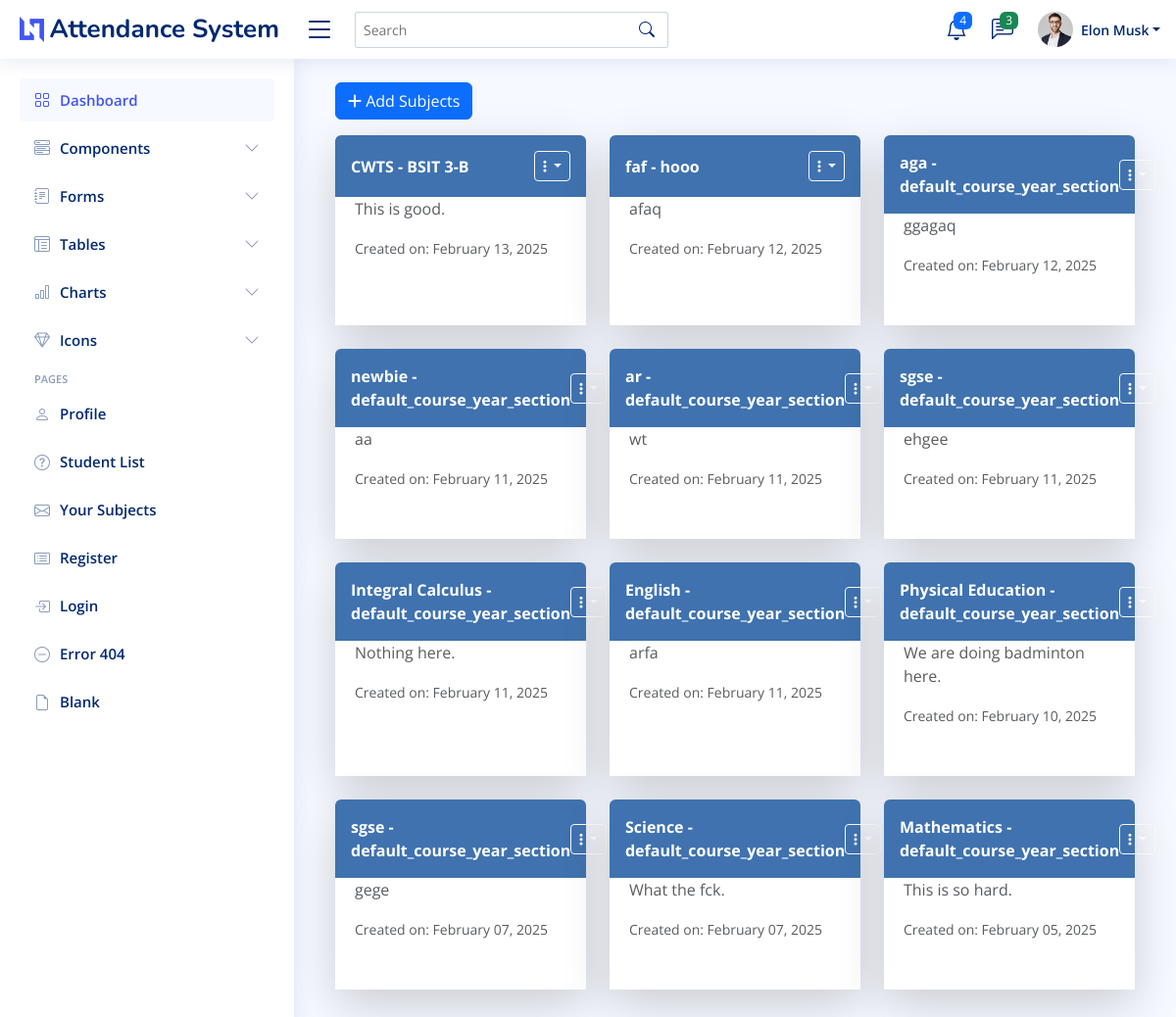
Page /teacher-subjects/ (signed in) on the committed database.
### myapp/models.py (models this page shows, shortened)
class Teacher(models.Model):
    username = models.CharField(max_length=255, unique=True)
    full_name = models.CharField(max_length=255)
    email = models.EmailField(unique=True)
    password = models.CharField(max_length=255)

class Subject(models.Model):
    name = models.CharField(max_length=100)
    description = models.TextField(blank=True, null=True)
    course_year_section = models.CharField(max_length=100, default="default_course_year_section")
    teacher = models.ForeignKey(Teacher, on_delete=models.CASCADE, related_name="subjects")
    created_at = models.DateTimeField(auto_now_add=True)

### myapp/views.py (the view)
# urls.py: path("teacher-subjects/", views.teacher_subjects, name="teacher-subjects"),
def teacher_subjects(request):
    teacher_username = request.session.get('teacher_username')
    if not request.session.get('teacher_username'):
        return redirect('teacher-login')
    teacher = Teacher.objects.get(username= teacher_username)
    subjects = Subject.objects.filter(teacher=teacher).order_by('-created_at').values()
    return render(request, 'myapp/teacher_subjects.html', {'subjects': subjects})

### myapp/templates/myapp/teacher_subjects.html (shortened to what this page needs)
{% extends 'myapp/base.html' %}
{% load static %}
{% block content %}
<main id="main" class="main">
  <div class="container mt-1">
    <button type="button" class="btn btn-primary mb-3" data-bs-toggle="modal" data-bs-target="#verticalycentered">
      <i class="fa-solid fa-plus"></i> Add Subjects
    </button>
    <div class="row">
      {% for subject in subjects %}
      <div class="col-md-4 mb-4">
        <div class="card shadow-lg border-0 rounded h-100">
          <div class="d-flex align-items-center justify-content-between p-3 text-white fw-bold" style="background-color: #3f72af; border-radius: .375rem .375rem 0 0;">
            <span>{{subject.name}} - {{subject.course_year_section}}</span>
            <div class="dropdown">
              <button class="btn btn-outline-light btn-sm dropdown-toggle" type="button" data-bs-toggle="dropdown">
                <i class="fas fa-ellipsis-v"></i>
              </button>
            </div>
          </div>
          <div class="card-body bg-white text-dark">
            <p class="text-muted">{{ subject.description|default:"No description available." }}</p>
            <small class="text-muted">Created on: {{ subject.created_at|date:"F d, Y" }}</small>
          </div>
        </div>
      </div>
      {% endfor %}
    </div>
  </div>
</main>
{% endblock %}

### myapp/templates/myapp/base.html (shortened to what this page needs)
{% load static%}
<!DOCTYPE html>
<html lang="en">
<head>
    <link rel="stylesheet" href="https://cdnjs.cloudflare.com/ajax/libs/font-awesome/6.0.0-beta3/css/all.min.css" />
    <link rel="stylesheet" href="https://cdn.jsdelivr.net/npm/uikit@3.6.20/dist/css/uikit.min.css" />
    <link href="{% static 'assets/vendor/bootstrap/css/bootstrap.min.css' %}" rel="stylesheet">
    <link href="{% static 'assets/vendor/bootstrap-icons/bootstrap-icons.css' %}" rel="stylesheet">
    <link href="{% static 'assets/vendor/boxicons/css/boxicons.min.css' %}" rel="stylesheet">
    <link href="{% static 'assets/vendor/quill/quill.snow.css' %}" rel="stylesheet">
    <link href="{% static 'assets/vendor/quill/quill.bubble.css' %}" rel="stylesheet">
    <link href="{% static 'assets/vendor/remixicon/remixicon.css' %}" rel="stylesheet">
    <link href="{% static 'assets/vendor/simple-datatables/style.css' %}" rel="stylesheet">
    <link href="{% static 'assets/css/style.css' %}" rel="stylesheet">
</head>
<body>
  {% if not exclude_layout %}
  <header id="header" class="header fixed-top d-flex align-items-center">
    <div class="d-flex align-items-center justify-content-between">
      <a href="#" class="logo d-flex align-items-center">
        <img src="assets/img/logo.png" alt="">
        <span class="d-none d-lg-block">Attendance System</span>
      </a>
      <i class="bi bi-list toggle-sidebar-btn"></i>
    </div>
    <div class="search-bar">
      <form class="search-form d-flex align-items-center" method="POST" action="#">
        <input type="text" name="query" placeholder="Search" title="Enter search keyword">
        <button type="submit" title="Search"><i class="bi bi-search"></i></button>
      </form>
    </div>
    <nav class="header-nav ms-auto">
      <ul class="d-flex align-items-center">
        <li class="nav-item dropdown">
          <a class="nav-link nav-icon" href="#" data-bs-toggle="dropdown">
            <i class="bi bi-bell"></i>
            <span class="badge bg-primary badge-number">4</span>
          </a>
        </li>
        <li class="nav-item dropdown">
          <a class="nav-link nav-icon" href="#" data-bs-toggle="dropdown">
            <i class="bi bi-chat-left-text"></i>
            <span class="badge bg-success badge-number">3</span>
          </a>
        </li>
        <li class="nav-item dropdown pe-3">
          <a class="nav-link nav-profile d-flex align-items-center pe-0" href="#" data-bs-toggle="dropdown">
            <img src="{% static 'assets/img/profile-img.jpg' %}" alt="Profile" class="rounded-circle">
            <span class="d-none d-md-block dropdown-toggle ps-2">{{ request.session.teacher_name}}</span>
          </a>
        </li>
      </ul>
    </nav>
  </header>
  <aside id="sidebar" class="sidebar">
    <ul class="sidebar-nav" id="sidebar-nav">
      <li class="nav-item">
        <a class="nav-link " href="{% url 'teacher-dashboard' %}">
          <i class="bi bi-grid"></i>
          <span>Dashboard</span>
        </a>
      </li>
      <li class="nav-item">
        <a class="nav-link collapsed" data-bs-target="#components-nav" data-bs-toggle="collapse" href="#">
          <i class="bi bi-menu-button-wide"></i><span>Components</span><i class="bi bi-chevron-down ms-auto"></i>
        </a>
      </li>
      <li class="nav-item">
        <a class="nav-link collapsed" data-bs-target="#forms-nav" data-bs-toggle="collapse" href="#">
          <i class="bi bi-journal-text"></i><span>Forms</span><i class="bi bi-chevron-down ms-auto"></i>
        </a>
      </li>
      <li class="nav-item">
        <a class="nav-link collapsed" data-bs-target="#tables-nav" data-bs-toggle="collapse" href="#">
          <i class="bi bi-layout-text-window-reverse"></i><span>Tables</span><i class="bi bi-chevron-down ms-auto"></i>
        </a>
      </li>
      <li class="nav-item">
        <a class="nav-link collapsed" data-bs-target="#charts-nav" data-bs-toggle="collapse" href="#">
          <i class="bi bi-bar-chart"></i><span>Charts</span><i class="bi bi-chevron-down ms-auto"></i>
        </a>
      </li>
      <li class="nav-item">
        <a class="nav-link collapsed" data-bs-target="#icons-nav" data-bs-toggle="collapse" href="#">
          <i class="bi bi-gem"></i><span>Icons</span><i class="bi bi-chevron-down ms-auto"></i>
        </a>
      </li>
      <li class="nav-heading">Pages</li>
      <li class="nav-item">
        <a class="nav-link collapsed" href="users-profile.html">
          <i class="bi bi-person"></i>
          <span>Profile</span>
        </a>
      </li>
      <li class="nav-item">
        <a class="nav-link collapsed" href="{% url 'student-list'%}">
          <i class="bi bi-question-circle"></i>
          <span>Student List</span>
        </a>
      </li>
      <li class="nav-item">
        <a class="nav-link collapsed" href="{% url 'teacher-subjects' %}">
          <i class="bi bi-envelope"></i>
          <span>Your Subjects</span>
        </a>
      </li>
      <li class="nav-item">
        <a class="nav-link collapsed" href="pages-register.html">
          <i class="bi bi-card-list"></i>
          <span>Register</span>
        </a>
      </li>
      <li class="nav-item">
        <a class="nav-link collapsed" href="pages-login.html">
          <i class="bi bi-box-arrow-in-right"></i>
          <span>Login</span>
        </a>
      </li>
      <li class="nav-item">
        <a class="nav-link collapsed" href="pages-error-404.html">
          <i class="bi bi-dash-circle"></i>
          <span>Error 404</span>
        </a>
      </li>
      <li class="nav-item">
        <a class="nav-link collapsed" href="pages-blank.html">
          <i class="bi bi-file-earmark"></i>
          <span>Blank</span>
        </a>
      </li>
    </ul>
  </aside>
  {% endif %}
        {% block content %}
        {% endblock %}
</body>
</html>

### static/assets/css/style.css (style rules this page uses)
:root { scroll-behavior: smooth; }
body { font-family: "Open Sans", sans-serif; background: #f6f9ff; color: #444444; }
a { color: #4154f1; text-decoration: none; }
#main { margin-top: 60px; padding: 20px 30px; transition: all 0.3s; }
.card { margin-bottom: 30px; border: none; border-radius: 5px; box-shadow: 0px 0 30px rgba(1, 41, 112, 0.1); }
.card-body { padding: 0 20px 20px 20px; }
.logo { line-height: 1; }
@media (min-width: 1200px) { .logo { width: 280px; } }
.logo img { max-height: 26px; margin-right: 6px; }
.logo span { font-size: 26px; font-weight: 700; color: #012970; font-family: "Nunito", sans-serif; }
.header { transition: all 0.5s; z-index: 997; height: 60px; box-shadow: 0px 2px 20px rgba(1, 41, 112, 0.1); background-color: #fff; padding-left: 20px; }
.header .toggle-sidebar-btn { font-size: 32px; padding-left: 10px; cursor: pointer; color: #012970; }
.header .search-bar { min-width: 360px; padding: 0 20px; }
.header .search-form { width: 100%; }
.header .search-form input { border: 0; font-size: 14px; color: #012970; border: 1px solid rgba(1, 41, 112, 0.2); padding: 7px 38px 7px 8px; border-radius: 3px; transition: 0.3s; width: 100%; }
.header .search-form button { border: 0; padding: 0; margin-left: -30px; background: none; }
.header .search-form button i { color: #012970; }
.header-nav ul { list-style: none; }
.header-nav>ul { margin: 0; padding: 0; }
.header-nav .nav-icon { font-size: 22px; color: #012970; margin-right: 25px; position: relative; }
.header-nav .nav-profile { color: #012970; }
.header-nav .nav-profile img { max-height: 36px; }
.header-nav .nav-profile span { font-size: 14px; font-weight: 600; }
.header-nav .badge-number { position: absolute; inset: -2px -5px auto auto; font-weight: normal; font-size: 12px; padding: 3px 6px; }
.sidebar { position: fixed; top: 60px; left: 0; bottom: 0; width: 300px; z-index: 996; transition: all 0.3s; padding: 20px; overflow-y: auto; scrollbar-width: thin; scrollbar-color: #aab7cf transparent; box-shadow: 0px 0px 20px rgba(1, 41, 112, 0.1); background-color: #fff; }
@media (min-width: 1200px) { #main, #footer { margin-left: 300px; } }
.sidebar-nav { padding: 0; margin: 0; list-style: none; }
.sidebar-nav li { padding: 0; margin: 0; list-style: none; }
.sidebar-nav .nav-item { margin-bottom: 5px; }
.sidebar-nav .nav-heading { font-size: 11px; text-transform: uppercase; color: #899bbd; font-weight: 600; margin: 10px 0 5px 15px; }
.sidebar-nav .nav-link { display: flex; align-items: center; font-size: 15px; font-weight: 600; color: #4154f1; transition: 0.3; background: #f6f9ff; padding: 10px 15px; border-radius: 4px; }
.sidebar-nav .nav-link i { font-size: 16px; margin-right: 10px; color: #4154f1; }
.sidebar-nav .nav-link.collapsed { color: #012970; background: #fff; }
.sidebar-nav .nav-link.collapsed i { color: #899bbd; }
.sidebar-nav .nav-link .bi-chevron-down { margin-right: 0; transition: transform 0.2s ease-in-out; }

### rows in the picture
Teacher: session.teacher_name "Elon Musk"
Subject: name "CWTS", course_year_section "BSIT 3-B", description "This is good.", created_at "February 13, 2025"
Subject: name "faf", course_year_section "hooo", description "afaq", created_at "February 12, 2025"
Subject: name "aga", course_year_section "default_course_year_section", description "ggagaq", created_at "February 12, 2025"
Subject: name "newbie", course_year_section "default_course_year_section", description "aa", created_at "February 11, 2025"
Subject: name "ar", course_year_section "default_course_year_section", description "wt", created_at "February 11, 2025"
Subject: name "sgse", course_year_section "default_course_year_section", description "ehgee", created_at "February 11, 2025"
Subject: name "Integral Calculus", course_year_section "default_course_year_section", description "Nothing here.", created_at "February 11, 2025"
Subject: name "English", course_year_section "default_course_year_section", description "arfa", created_at "February 11, 2025"
Subject: name "Physical Education", course_year_section "default_course_year_section", description "We are doing badminton here.", created_at "February 10, 2025"
Subject: name "sgse", course_year_section "default_course_year_section", description "gege", created_at "February 07, 2025"
Subject: name "Science", course_year_section "default_course_year_section", description "What the fck.", created_at "February 07, 2025"
Subject: name "Mathematics", course_year_section "default_course_year_section", description "This is so hard.", created_at "February 05, 2025"
